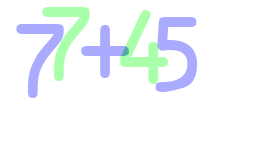
#> input picture 3.png, 270 x 150 px, found by its file name
$ python make_train_data.py
#> lines starting #> are read from the running program, lines starting #| are printed output that depends on the picture; after the words box and inside, x2 and y2 are one past the last pixel; in counts of white or black regions, pixels touching at a corner belong together
#> further down, image is the input picture: shape (150, 270, 3); mean B, G, R 250, 247.8, 242.8
### python_data_captcha/utils.py
# 색상별로 이미지 추출

import cv2
import numpy as np
import re

BLUE = 0
GREEN = 1
RED = 2


# 특정한 색상의 모든 단어가 포함된 이미지를 추출합니다.(R/G/B)
def get_chars(image, color):
    # 가져온 color 외의 다른 2 색 정보 가져오기
    other_1 = (color + 1) % 3
    other_2 = (color + 2) % 3

    # other_1, other_2 색이 FF라면(추출하려는 색 이외의 색이라면) 검은색으로
    c = image[:, :, other_1] == 255
    image[c] = [0, 0, 0]
    c = image[:, :, other_2] == 255
    image[c] = [0, 0, 0]
    # 겹친 부분의 색일 경우(other_1, other_2 겹친 부분), AA이하
    c = image[:, :, color] < 170
    image[c] = [0, 0, 0]
    # 추출하려는 색만 남아있기 때문에 그 부분을 하얀색으로 변경
    c = image[:, :, color] != 0
    image[c] = [255, 255, 255]

    return image


# 전체 이미지에서 왼쪽부터 단어별로 이미지 추출
def extract_chars(image):
    chars = []
    colors = [BLUE, GREEN, RED]
    for color in colors:
        image_from_one_color = get_chars(image.copy(), color)
        image_gray = cv2.cvtColor(image_from_one_color, cv2.COLOR_BGR2GRAY)
        ret, thresh = cv2.threshold(image_gray, 127, 255, 0)
        # RETR_EXTERNAL 옵션으로 숫자의 와곽을 기준으로 분리
        contours, _ = cv2.findContours(
            thresh, cv2.RETR_EXTERNAL, cv2.CHAIN_APPROX_SIMPLE)

        for contour in contours:
            # 추출된 이미지 크기가 50이상인 경우만 실제 문자 데이터인 것으로 파악, 부스러기 무시하기
            area = cv2.contourArea(contour)
            if area > 50:
                x, y, width, height = cv2.boundingRect(contour)
                roi = image_gray[y:y+height, x:x+width]
                chars.append((x, roi))
#> this loop made 3 passes
#> contours on pass 3: 5 contours, all with area under 20
#> pass 1, in get_chars, `c = image[:, :, other_1] == 255`:
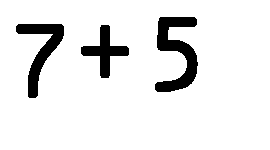
#> c: shape (150, 270) bool; 90.9% white; 3 black regions, box (x1, y1, x2, y2) and area: (155, 17, 198, 92) 1568, (16, 24, 64, 98) 1227, (81, 25, 129, 78) 894
#> after the loop:
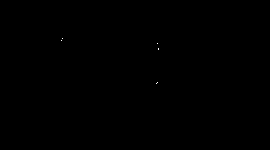
#> image_from_one_color: shape (150, 270, 3); 0.02% white in thin lines or dots, all inside (x1, y1, x2, y2) = (61, 38, 159, 84)
#> after the loop, chars = 5 items
    chars = sorted(chars, key=lambda char: char[0])  # x 값에 따라 정렬
    return chars


# 이미지를 (20X20) 크기로 통일
def resize20(image):
    resized = cv2.resize(image, (20, 20))
    return resized.reshape(-1, 400).astype(np.float32)


# eval() 사용 위한 수식 정제 003 -> 3
# [19 lines left out: function remove_first_zero, not called in this run]

### python_data_captcha/make_train_data.py
# 트레이닝에 사용할 데이터 수집 및 정제

import os
import cv2
import utils


# training_data 폴더 생성 및 그 내부에 0, 1, 2, 3, 4, 5, ... 11, 12 폴더 생성
image = cv2.imread('3.png')
chars = utils.extract_chars(image)
#> chars = 5 items

for char in chars:
    cv2.imshow('Image', char[1])  # roi 추출
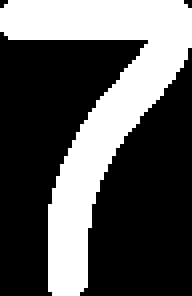
#> window 'Image': shape (74, 48) (shown 4 times larger); 34.5% white; 1 white region, box (x1, y1, x2, y2) and area: (0, 0, 48, 74) 1227
    input = cv2.waitKey(0)
#> (key Esc is pressed here)
    resized = cv2.resize(char[1], (20, 20))
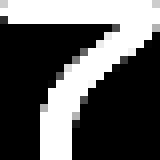
#> resized: shape (20, 20) (shown 8 times larger); min 0, max 255, mean 91

    if input >= 48 and input <= 57:  # 0부터 9까지
        name = str(input - 48)
        # file_count = len(next(os.walk('./training_data/' + name + '/'))[2]) # 에러남
        file_count = len(os.listdir('./training_data/' + name + '/'))
        cv2.imwrite('./training_data/' + name + '/' +
                    str(file_count + 1) + '.png', resized)
    elif input == ord('a') or input == ord('b') or input == ord('c'):  # + - *
        name = str(input - ord('a') + 10)
        # file_count = len(next(os.walk('./training_data' + name + '/'))[2]) # 에러남
        file_count = len(os.listdir('./training_data/' + name + '/'))
        cv2.imwrite('./training_data/' + name + '/' +
                    str(file_count + 1) + '.png', resized)
